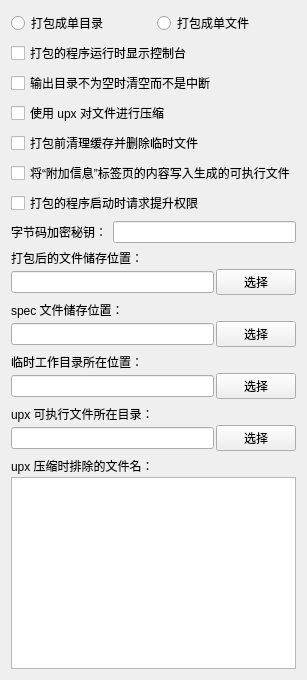
       <widget class="QWidget" name="tab_build_control">
        <attribute name="title">
         <string>打包控制</string>
        </attribute>
        <layout class="QVBoxLayout" name="verticalLayout_14">
         <item>
          <layout class="QVBoxLayout" name="verticalLayout_12">
           <item>
            <layout class="QHBoxLayout" name="horizontalLayout_9">
             <item>
              <widget class="QRadioButton" name="rb_pack_to_one_dir">
               <property name="toolTip">
                <string>对应选项：-D, --onedir
将程序打包成单文件夹形式，exe 可执行程序在文件夹的首层目录内。</string>
               </property>
               <property name="text">
                <string>打包成单目录</string>
               </property>
              </widget>
             </item>
             <item>
              <widget class="QRadioButton" name="rb_pack_to_one_file">
               <property name="toolTip">
                <string>对应选项；-F, --onefile
将程序以及添加的其他资源文件打包成单一文件的形式，启动速度稍慢。</string>
               </property>
               <property name="text">
                <string>打包成单文件</string>
               </property>
              </widget>
             </item>
            </layout>
           </item>
           <item>
            <widget class="QCheckBox" name="cb_execute_with_console">
             <property name="toolTip">
              <string>勾选时对应选项：-c, --console, --nowindowed
不勾选时对应选项：-w, --windowed, --noconsole
打包完成后启动程序是否显示命令行窗口，注意，后缀为 .pyw 的程序启动入口打包后不显示控制台，此项设置失效。</string>
             </property>
             <property name="text">
              <string>打包的程序运行时显示控制台</string>
             </property>
            </widget>
           </item>
           <item>
            <widget class="QCheckBox" name="cb_without_confirm">
             <property name="toolTip">
              <string>对应选项：-y, --noconfirm
打包时如果预定的 exe 文件储存目录不为空，是清空该目录还是中断打包过程。</string>
             </property>
             <property name="text">
              <string>输出目录不为空时清空而不是中断</string>
             </property>
            </widget>
           </item>
           <item>
            <widget class="QCheckBox" name="cb_use_upx">
             <property name="toolTip">
              <string>不勾选时对应选项：--noupx
打包过程中是否使用 upx 对文件进行压缩。注意，某些二进制文件在经过 upx 压缩后可能无法正常运行。
仅当系统环境变量 PATH 中有 upx 所在目录信息或在以下“upx 可执行文件所在目录”指定了 upx 所在目录时，此项设置才生效。</string>
             </property>
             <property name="text">
              <string>使用 upx 对文件进行压缩</string>
             </property>
            </widget>
           </item>
           <item>
            <widget class="QCheckBox" name="cb_clean_before_build">
             <property name="toolTip">
              <string>对应选项：--clean
打包前是否清空 Pyinstaller 生成的临时文件夹（临时文件可使下次打包加速）。</string>
             </property>
             <property name="text">
              <string>打包前清理缓存并删除临时文件</string>
             </property>
            </widget>
           </item>
           <item>
            <widget class="QCheckBox" name="cb_write_info_to_exec">
             <property name="toolTip">
              <string>对应选项：--version-file
勾选此选项则将&quot;附加信息&quot;标签页中的内容写入生成的 exe 文件，这些信息可以在查看 exe 文件属性时看见。</string>
             </property>
             <property name="text">
              <string>将“附加信息”标签页的内容写入生成的可执行文件</string>
             </property>
            </widget>
           </item>
           <item>
            <widget class="QCheckBox" name="cb_uac_admin">
             <property name="toolTip">
              <string>对应选项：--uac-admin
使打包的 exe 程序启动时请求提升权限，打包需要管理员权限才能正常工作的程序时，请勾选此选项。</string>
             </property>
             <property name="text">
              <string>打包的程序启动时请求提升权限</string>
             </property>
            </widget>
           </item>
           <item>
            <layout class="QHBoxLayout" name="horizontalLayout_15">
             <item>
              <widget class="QLabel" name="label_11">
               <property name="text">
                <string>字节码加密秘钥：</string>
               </property>
              </widget>
             </item>
             <item>
              <widget class="QLineEdit" name="le_bytecode_encryption_key">
               <property name="contextMenuPolicy">
                <enum>Qt::NoContextMenu</enum>
               </property>
               <property name="toolTip">
                <string>对应选项：--key
用于加密 Python 字节码的密钥，此项可留空。</string>
               </property>
              </widget>
             </item>
            </layout>
           </item>
           <item>
            <layout class="QVBoxLayout" name="verticalLayout_9">
             <property name="spacing">
              <number>2</number>
             </property>
             <item>
              <widget class="QLabel" name="label_8">
               <property name="text">
                <string>打包后的文件储存位置：</string>
               </property>
              </widget>
             </item>
             <item>
              <layout class="QHBoxLayout" name="horizontalLayout_12">
               <item>
                <widget class="QLineEdit" name="le_output_dir">
                 <property name="contextMenuPolicy">
                  <enum>Qt::NoContextMenu</enum>
                 </property>
                 <property name="toolTip">
                  <string>对应选项：--distpath
此项可留空，默认储存位置：&quot;项目根目录/dist&quot;。</string>
                 </property>
                </widget>
               </item>
               <item>
                <widget class="QPushButton" name="pb_select_output_dir">
                 <property name="text">
                  <string>选择</string>
                 </property>
                </widget>
               </item>
              </layout>
             </item>
            </layout>
           </item>
           <item>
            <layout class="QVBoxLayout" name="verticalLayout_15">
             <property name="spacing">
              <number>2</number>
             </property>
             <item>
              <widget class="QLabel" name="label_17">
               <property name="text">
                <string>spec 文件储存位置：</string>
               </property>
              </widget>
             </item>
             <item>
              <layout class="QHBoxLayout" name="horizontalLayout_16">
               <item>
                <widget class="QLineEdit" name="le_spec_dir">
                 <property name="contextMenuPolicy">
                  <enum>Qt::NoContextMenu</enum>
                 </property>
                 <property name="toolTip">
                  <string>对应选项：--specpath
此项可留空，默认储存位置：&quot;项目根目录&quot;。</string>
                 </property>
                </widget>
               </item>
               <item>
                <widget class="QPushButton" name="pb_select_spec_dir">
                 <property name="text">
                  <string>选择</string>
                 </property>
                </widget>
               </item>
              </layout>
             </item>
            </layout>
           </item>
           <item>
            <layout class="QVBoxLayout" name="verticalLayout_11">
             <property name="spacing">
              <number>2</number>
             </property>
             <item>
              <widget class="QLabel" name="label_10">
               <property name="text">
                <string>临时工作目录所在位置：</string>
               </property>
              </widget>
             </item>
             <item>
              <layout class="QHBoxLayout" name="horizontalLayout_14">
               <item>
                <widget class="QLineEdit" name="le_temp_working_dir">
                 <property name="contextMenuPolicy">
                  <enum>Qt::NoContextMenu</enum>
                 </property>
                 <property name="toolTip">
                  <string>对应选项：--workpath
此项可留空，默认目录：&quot;项目根目录/build&quot;。</string>
                 </property>
                </widget>
               </item>
               <item>
                <widget class="QPushButton" name="pb_select_temp_working_dir">
                 <property name="text">
                  <string>选择</string>
                 </property>
                </widget>
               </item>
              </layout>
             </item>
            </layout>
           </item>
           <item>
            <layout class="QVBoxLayout" name="verticalLayout_10">
             <property name="spacing">
              <number>2</number>
             </property>
             <item>
              <widget class="QLabel" name="label_9">
               <property name="text">
                <string>upx 可执行文件所在目录：</string>
               </property>
              </widget>
             </item>
             <item>
              <layout class="QHBoxLayout" name="horizontalLayout_13">
               <item>
                <widget class="QLineEdit" name="le_upx_search_path">
                 <property name="contextMenuPolicy">
                  <enum>Qt::NoContextMenu</enum>
                 </property>
                 <property name="toolTip">
                  <string>对应选项：--upx-dir
此项可留空，找不到 upx 时将不进行压缩。当系统环境变量 PATH 中有 upx 路径时，不需要指定此选项也可使用 upx。</string>
                 </property>
                </widget>
               </item>
               <item>
                <widget class="QPushButton" name="pb_select_upx_search_path">
                 <property name="text">
                  <string>选择</string>
                 </property>
                </widget>
               </item>
              </layout>
             </item>
            </layout>
           </item>
           <item>
            <layout class="QVBoxLayout" name="verticalLayout_13">
             <property name="spacing">
              <number>2</number>
             </property>
             <item>
              <widget class="QLabel" name="label_14">
               <property name="text">
                <string>upx 压缩时排除的文件名：</string>
               </property>
              </widget>
             </item>
             <item>
              <widget class="QTextEdit" name="te_upx_exclude_files">
               <property name="contextMenuPolicy">
                <enum>Qt::NoContextMenu</enum>
               </property>
               <property name="acceptDrops">
                <bool>false</bool>
               </property>
               <property name="toolTip">
                <string>对应选项：--upx-exclude
使用 upx 进行压缩时需要忽略的文件，每行一个不含路径的文件名。
某些二进制文件经过 upx 压缩后可能无法运行，可将这些文件名添加到此处以使 upx 在压缩时略过。</string>
               </property>
              </widget>
             </item>
            </layout>
           </item>
          </layout>
         </item>
        </layout>
       </widget>
